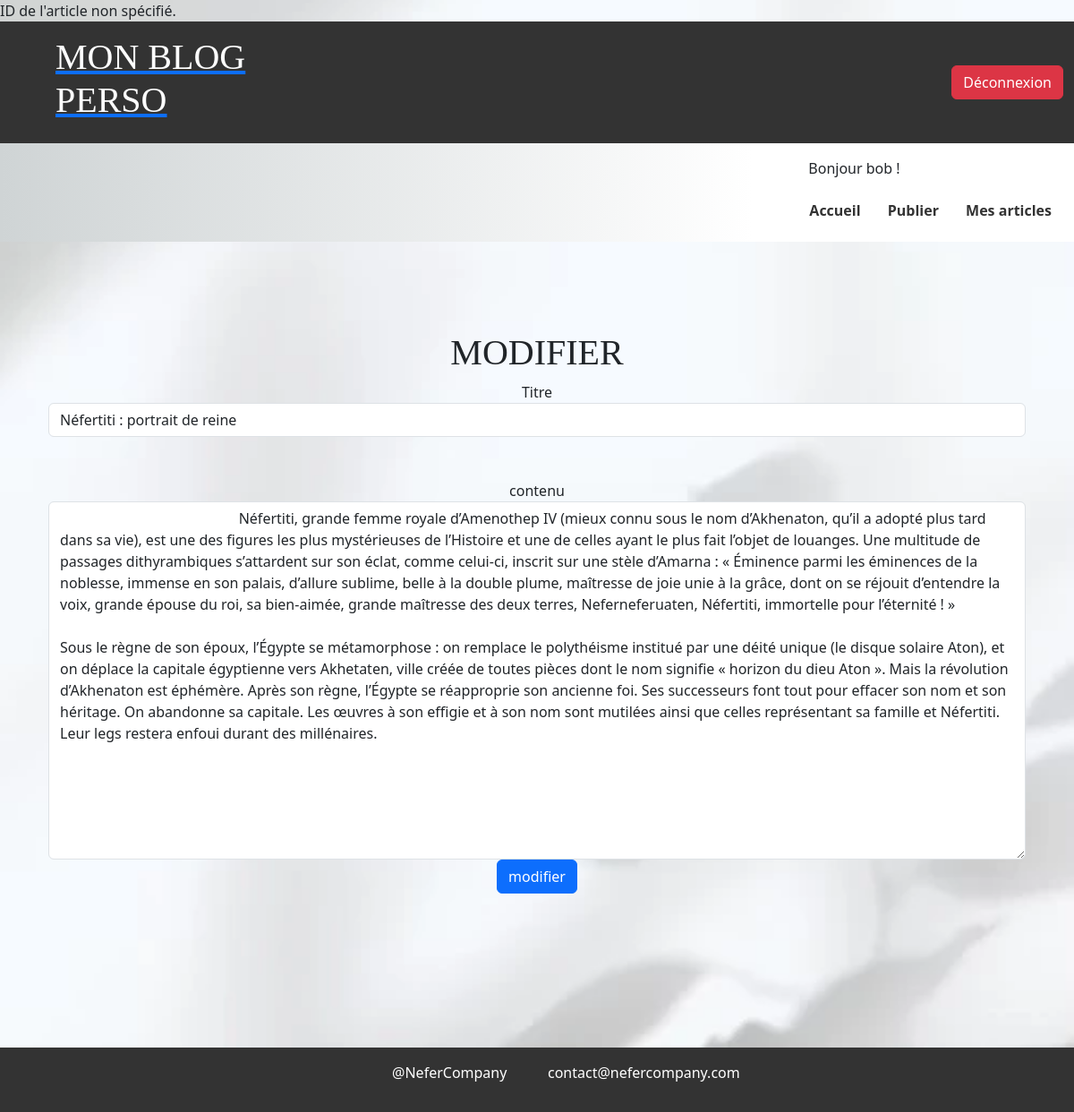
Screenshot of /modifier_article.php?id=34 (signed in) with the database file from the repository.
### tables this page shows
CREATE TABLE IF NOT EXISTS `posts` (
  `id_article` int NOT NULL AUTO_INCREMENT,
  `titre` varchar(255) NOT NULL,
  `contenu` text NOT NULL,
  `date_publication` date NOT NULL,
  `id_user` int NOT NULL,
  `img` longblob NOT NULL,
  PRIMARY KEY (`id_article`),
  KEY `id_user` (`id_user`) USING BTREE
);

### modifier_article.php (the view, shortened to what this page needs)
<?php
include_once('./connect_bdd.php');
if(isset($_GET['id']) && !empty($_GET['id'])){
    $getId = $_GET['id'];
    $recupArticle = $bdd->prepare('SELECT * FROM posts WHERE id_article = ?');
    $recupArticle->execute(array($getId));
    if($recupArticle->rowCount() > 0){
        $articleInfo = $recupArticle->fetch();
        $titre = $articleInfo['titre'];
        $contenu = str_replace('<br />', '', $articleInfo['contenu']);
    } else {
        echo "Article non trouvé.";
    }
}
?>
<!DOCTYPE html>
<html lang="fr">
<head>
    <link rel="stylesheet" href="./assets/css/style.css">
    <link href="https://cdn.jsdelivr.net/npm/bootstrap@5.3.3/dist/css/bootstrap.min.css" rel="stylesheet">
</head>
<body>
    <header class="container-fluid">
        <nav class="row align-items-center justify-content-between" id="hightNav">
            <div class="col-6 col-md-3">
                <a href="index.php"><h1 class="logo">Mon Blog Perso</h1></a>
            </div>
            <div class="col-6 col-md-9 text-end">
                <ul class="list-inline mb-0">
                    <li class="list-inline-item">
                        <?php if(empty($_SESSION['mdp'])): ?>
                            <a href="./inscription.php" class="btn btn-primary">Inscription</a>
                            <a href="./connexion.php" class="btn btn-secondary">Connexion</a>
                        <?php else: ?>
                            <a href="./deconnexion.php" class="btn btn-danger">Déconnexion</a>
                        <?php endif; ?>
                    </li>
                </ul>
            </div>
        </nav>
        <nav class="row align-items-center justify-content-end text-end" id="lowNav">
            <ul class="list-inline mb-0">
                <li class="list-inline-item">
                    <?php if(isset($_SESSION['mdp'])): ?>
                        <div class="container text-start">
                        <p>Bonjour <?= $_SESSION['nom'] ?> !</p>
                        </div>
                        <a href="index.php" class="btn btn-link">Accueil</a>
                        <a href="publier_articles.php" class="btn btn-link">Publier</a>
                        <a href="articles.php" class="btn btn-link">Mes articles</a>
                    <?php endif; ?>
                </li>
            </ul>
        </nav>
    </header>
    <main class="container main">
        <div class="container text-center cont">
            <h1>Modifier</h1>
            <form  method="POST" action=""  class=" row text-center form">
                <div class="form-group">
                    <label for="titre">Titre</label>
                    <input type="text" name="titre" class="form-control" id="titre" autocomplete="off" value="<?= $titre; ?>"><br><br>
                </div>
                <div class="form-group">
                    <label for="contenu">contenu</label>
                    <textarea name="contenu" class="form-control" id="contenu">
                        <?= $contenu; ?>
                    </textarea>
                </div>
                <br>
                <div class="text-center">
                <input type="submit" name="modifier" value="modifier" class="btn btn-primary">
                </div>
            </form>
        </div>
    </main>
    <footer class="container-fluid text-center py-3">
        <div class="row">
            <div class="col-12 col-md-6">
                <p>@NeferCompany</p>
            </div>
            <div class="col-12 col-md-6">
                <p>contact@nefercompany.com</p>
            </div>
        </div>
    </footer>
</body>
</html>

### assets/css/style.css (style rules this page uses)
#lowNav { height: auto; background: linear-gradient(90deg, rgba(207,212,213,1) 0%, rgba(255,255,255,1) 70%); padding: 1rem 0; }
#hightNav { height: auto; background-color: #333; padding: 1rem 0; }
#lowNav> ul> li> a { color: #333; font-weight: 600; text-decoration: none; }
h1, h2 { font-family: fantasy; text-transform: uppercase; }
.logo { color: #fff; margin-left: 50px; font-family: fantasy; }
ul> li> a { color: #fff; text-decoration: none; font-size: 1.3vw; padding: 1rem; }
ul> li { list-style-type: none; }
body { background: url('../img/fond_2_blog.webp'); background-repeat: no-repeat; background-size: cover; background-position: center; }
.main { min-height: 100vh; }
.cont { margin-top: 100px; }
textarea { height: 400px; }
footer { display: flex; justify-content: center; align-items: center; background-color: #333; color: #fff; }

### rows the page displays
posts: titre "Néfertiti : portrait de reine", contenu "Néfertiti, grande femme royale d’Amenothep IV (mieux connu sous le nom d’Akhenaton, qu’il a adopté plus tard dans sa vie), est une des figures les plus mystérieuses de l’Histoire et une de celles ayant le plus fait l’objet de louanges. Une multitude de passages dithyrambiques s’attardent sur son éclat, comme celui-ci, inscrit sur une stèle d’Amarna : « Éminence parmi les éminences de la noblesse, immense en son palais, d’allure sublime, belle à la double plume, maîtresse de joie unie à la grâce, dont on se réjouit d’entendre la voix, grande épouse du roi, sa bien-aimée, grande maîtresse des deux terres, Neferneferuaten, Néfertiti, immortelle pour l’éternité ! » Sous le règne de son époux,…"

### other values shown
$_SESSION['nom'] "bob"
